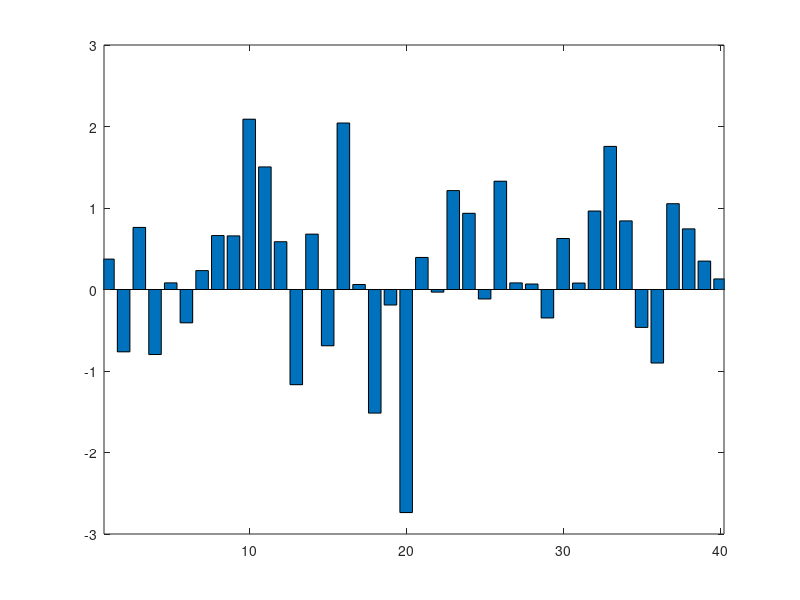
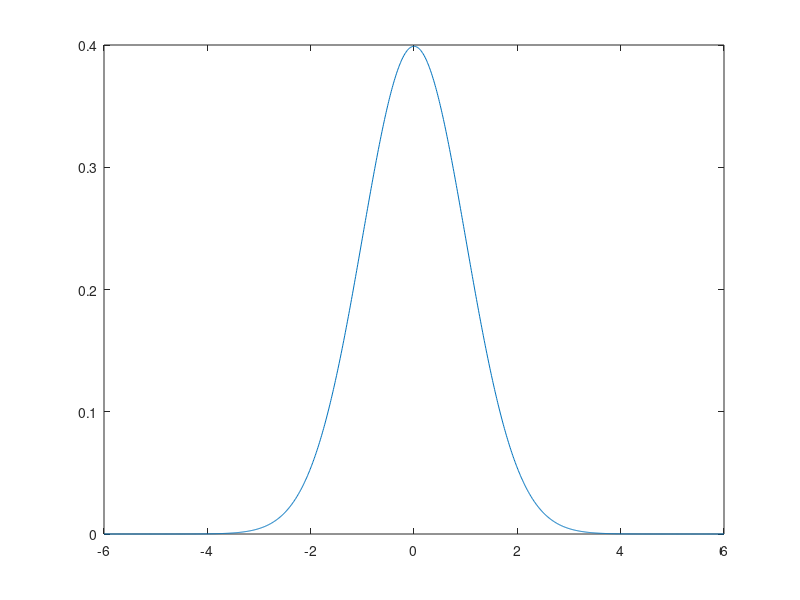
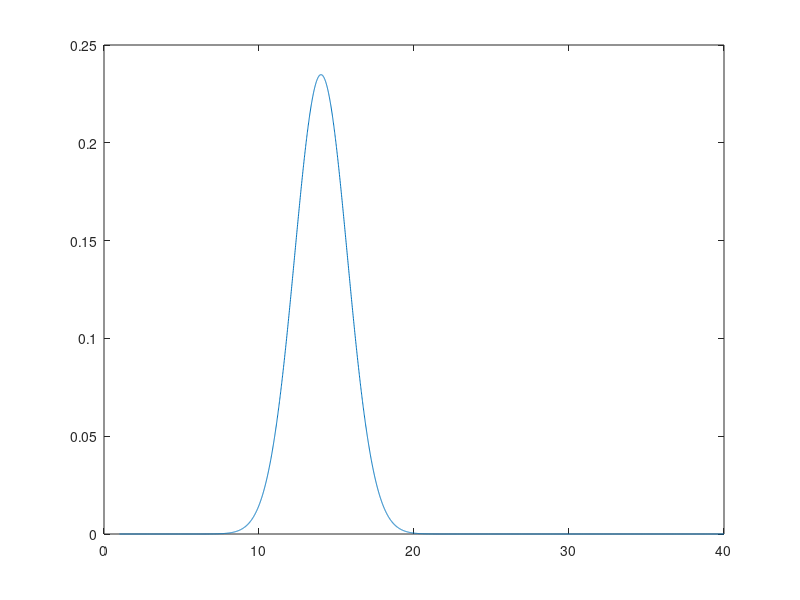
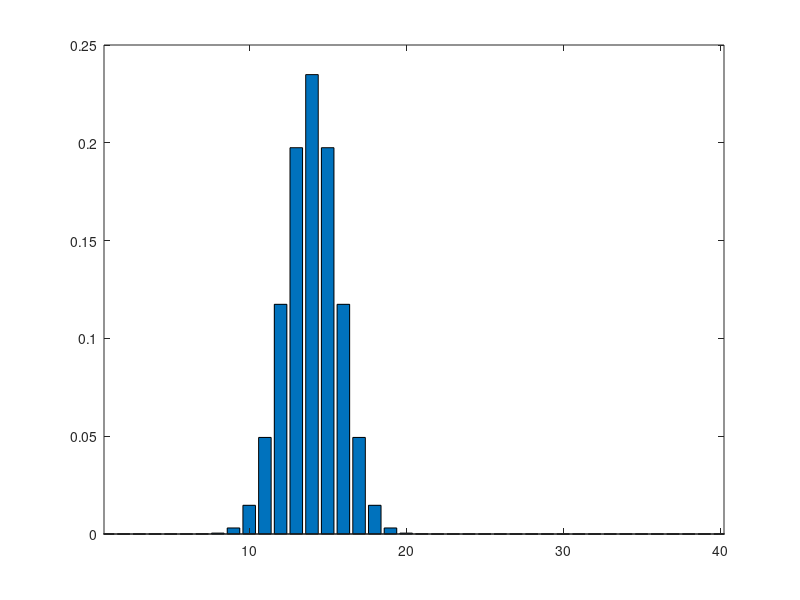

Write MATLAB code to recreate these figures, in order.
% smoothtalk.m
% Script to generate figures and data for smoothing tutorial
% Matthew Brett 6/8/99

% seed random number generator
seed = 5;
randn('seed', seed);

% make vectors of points for the x axis 
minx = 1; 
maxx = 40;
x = minx:maxx; % for discrete plots
fineness = 1/100; 
finex = minx:fineness:maxx; % for continuous plots

% make and plot random data
y = randn(size(x));
figure
bar(x,y)
curraxis = axis;
axis([minx-0.25 maxx+0.25 curraxis([3 4])]);

% The formula for a normal distribution Gaussian 
% is given by 
%                 1           ( (x-u)^2 )
%    f(r) = ------------ x exp| ------  |
%           sqrt(v*2*pi)      (   2v    )
% Where v is sigma, and u is the mean.

% simple Gaussian kernel sigma 1, mean 0, as for N pdf
kernx = -6:fineness:6;
skerny = 1/sqrt(2*pi) * exp(-kernx.^2/2); 
figure
plot(kernx, skerny);

% parameters for Gaussian kernel
FWHM = 4;
sig = FWHM/sqrt(8*log(2));

% select example datapoint
datap = 14;

% continuous kernel at example data point
kerny = exp(-(finex-datap).^2/(2*sig^2));
% make area under kernel sum to 1
kerny = kerny / sum(kerny) / fineness; 
figure
plot(finex, kerny);

% discrete kernel at example data point
kerny_i = exp(-(x-datap).^2/(2*sig^2));
% make area under kernel sum to 1
kerny_i = kerny_i / sum(kerny_i);
figure
bar(x, kerny_i);
curraxis = axis;
axis([minx-0.25 maxx+0.25 curraxis([3 4])]);

% do the smooth
sy = zeros(size(y));
for xi = x
  kerny_i =  exp(-(x-xi).^2/(2*sig^2));
  kerny_i = kerny_i / sum(kerny_i);
  sy(xi) = sum(y.*kerny_i);
end

% plot of smoothed data
figure
bar(x, sy);
curraxis = axis;
axis([minx-0.25 maxx+0.25 curraxis([3 4])]);

% square wave centred over example point
sqw = zeros(size(finex));
tmp = find(finex > (datap-FWHM) & finex < (datap + FWHM));
mx = 1 / FWHM / 2;
sqw(tmp) = ones(size(tmp)) * mx;
figure
plot(finex, sqw)
axis([minx maxx -mx*0.1 mx*1.1])

% 2d Gaussian kernel - fairly continuous
Dim = [20 20];
fineness = 0.1;
[x2d,y2d] = meshgrid(-(Dim(2)-1)/2:fineness:(Dim(2)-1)/2,...
		 -(Dim(1)-1)/2:fineness:(Dim(1)-1)/2);
gf    = exp(-(x2d.*x2d + y2d.*y2d)/(2*sig*sig));
gf    = gf/sum(sum(gf))/(fineness^2);
figure
colormap hsv
surf(x2d+Dim(1)/2,y2d+Dim(2)/2,gf);

% 2d Gaussian kernel - discrete
[x2d,y2d] = meshgrid(-(Dim(2)-1)/2:(Dim(2)-1)/2,-(Dim(1)-1)/2:(Dim(1)-1)/2);
gf    = exp(-(x2d.*x2d + y2d.*y2d)/(2*sig*sig));
gf    = gf/sum(sum(gf));
figure
bar3(gf,'r');
axis([0 Dim(1) 0 Dim(2) 0 max(gf(:))*1.2])
axis xy

% matched filter theorem stuff

% simulated data - 8 FWHM peak
FWHM = 8;
sig = FWHM/sqrt(8*log(2));
sigd = exp(-(x-datap).^2/(2*sig^2));
sigd = sigd / sum(sigd);

% add random noise
nsigd = sigd + (randn(size(sigd)) * max(sigd/3));

% display signal and noise
mx = max(nsigd) * 1.2;
mn = min(nsigd) * 1.2;
figax = [minx maxx mn mx];
figure
bar(x, sigd)
axis(figax);
figure
bar(x, nsigd)
axis(figax);

% smooth with matched filter
snsigd = zeros(size(nsigd));
for xi = x
  kerny_i =  exp(-(x-xi).^2/(2*sig^2));
  kerny_i = kerny_i / sum(kerny_i);
  snsigd(xi) = sum(nsigd.*kerny_i);
end
figure
bar(x, snsigd)
axis(figax)
